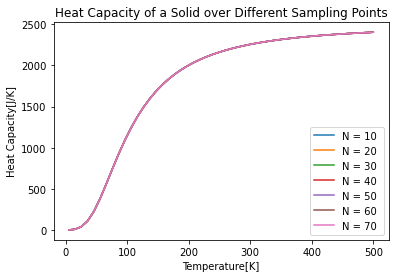

Write the Python code that produced this figure.
#!/usr/bin/env python3
# -*- coding: utf-8 -*-
"""
Created on Mon Oct  2 21:30:45 2023

@author: nancyshi
"""
import numpy as np
import matplotlib.pyplot as plt
from gaussxw import gaussxw_
#constants:
V = 1000*1/1e6
rho = 6.022*1e28
theta = 428
k_b = 1.38e-23


def f(x):
  return (x**4*np.exp(x))/((np.exp(x)-1)**2)
N_list = np.array([10, 20, 30, 40, 50, 60, 70])
a = 0
T_temp = np.linspace(5, 500)
for N in N_list:
    T_list = []
    for T in T_temp:
        b = theta/T
        
        x, w = gaussxw_(N)
        xp = 0.5*(b-a)*x + 0.5*(b-a)
        wp = 0.5*(b-a)*w
        
        s = 0.0
        for k in range(N):
            s+=wp[k]*f(xp[k])
        
        T_list.append(s*9*V*rho*k_b*(T/theta)**3)
    plt.plot(T_temp, T_list, label=f'N = {N} ')
plt.xlabel("Temperature[K]")
plt.ylabel("Heat Capacity[J/K]")
plt.title("Heat Capacity of a Solid over Different Sampling Points")
plt.legend()
